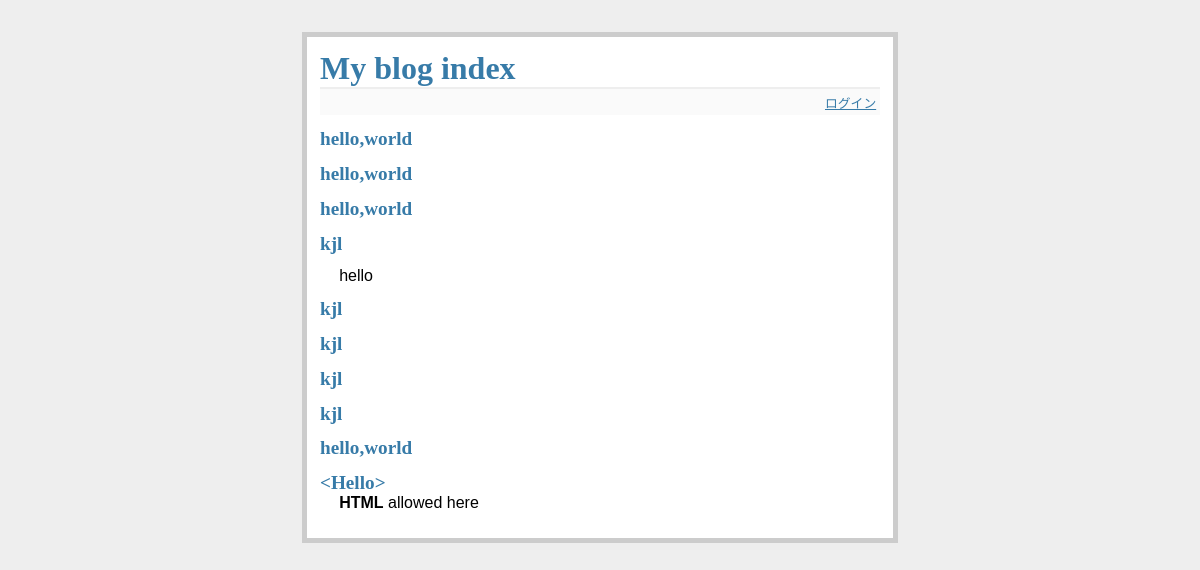
The page / on the database its author committed.
### tables this page shows
CREATE TABLE entries (
  id integer primary key autoincrement,
  title string not null,
  text string not null
);

### flaskr.py (the view)
@app.route('/')
def show_entries():
    cur = g.db.execute('select title, text from entries order by id desc')
    entries = [dict(title=row[0],text=row[1])for row in cur.fetchall()]
    return render_template('show_entries.html',entries=entries)

### flaskr.py (called while the page is built)
def connect_db():
    return sqlite3.connect(app.config['DATABASE'])

@app.before_request
def before_request():
    g.db = connect_db()

@app.teardown_request
def teardown_request(exception):
    db = getattr(g,'db',None)
    if db is not None:
        db.close()

### templates/show_entries.html (shortened to what this page needs)
{% extends "layout.html" %}
{% block body %}
  <ul class=entries>
  {% for entry in entries %}
    <li><h2>{{ entry.title }}</h2>{{ entry.text|safe }}
  {% else %}
    <li><em>Unbelievable.  No entries here so far</em>
  {% endfor %}
  </ul>
{% endblock %}

### templates/layout.html (shortened to what this page needs)
<!doctype html>
<link rel=stylesheet type=text/css href="{{ url_for('static', filename='style.css') }}">
<div class=page>
  <h1>My blog index</h1>
  <div class=metanav>
  {% if not session.logged_in %}
    <a href="{{ url_for('login') }}">ログイン</a>
  {% else %}
    <a href="{{ url_for('logout') }}">ログアウト</a>
  {% endif %}
  </div>
  {% block body %}{% endblock %}
</div>

### static/style.css (style rules this page uses)
a, h1, h2 { color: #377BA8; }
h1, h2 { font-family: 'Georgia', serif; margin: 0; }
h1 { border-bottom: 2px solid #eee; }
h2 { font-size: 1.2em; }
.page { margin: 2em auto; width: 35em; border: 5px solid #ccc; padding: 0.8em; background: white; }
.entries { list-style: none; margin: 0; padding: 0; }
.entries li { margin: 0.8em 1.2em; }
.entries li h2 { margin-left: -1em; }
.metanav { text-align: right; font-size: 0.8em; padding: 0.3em; margin-bottom: 1em; background: #fafafa; }

### rows shown on the page
entries: title "hello,world"
entries: title "hello,world"
entries: title "hello,world"
entries: title "kjl"
entries: text "hello"
entries: title "kjl"
entries: title "kjl"
entries: title "kjl"
entries: title "kjl"
entries: title "hello,world"
entries: title "<Hello>", text "HTML allowed here"
